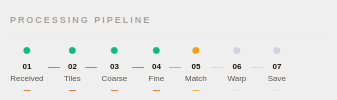
        <widget class="QFrame" name="groupbox_pipeline_viz">
         <property name="maximumHeight"><number>145</number></property>
         <property name="styleSheet"><string>QFrame#groupbox_pipeline_viz { background: #ffffff; border: 1px solid #ece4d8; border-bottom: 2px solid #e3d6c4; border-radius: 12px; }</string></property>
         <layout class="QVBoxLayout" name="vl_pipeline_viz">
          <property name="spacing"><number>4</number></property>
          <property name="leftMargin"><number>10</number></property>
          <property name="topMargin"><number>8</number></property>
          <property name="rightMargin"><number>10</number></property>
          <property name="bottomMargin"><number>6</number></property>
          <item>
           <widget class="QLabel">
            <property name="text"><string>PROCESSING PIPELINE</string></property>
            <property name="styleSheet"><string>font-size: 9px; font-weight: bold; letter-spacing: 2px; color: #a8a29e;</string></property>
           </widget>
          </item>
          <item>
           <widget class="QFrame">
            <property name="frameShape"><enum>QFrame::HLine</enum></property>
            <property name="frameShadow"><enum>QFrame::Plain</enum></property>
            <property name="styleSheet"><string>background: #f0ece6; max-height: 1px; border: none;</string></property>
           </widget>
          </item>

          <!-- Stage circles row -->
          <item>
           <layout class="QHBoxLayout" name="hl_stages">
            <property name="spacing"><number>0</number></property>

            <!-- Stage 01: Received (complete - green) -->
            <item>
             <layout class="QVBoxLayout" name="vl_stage1">
              <property name="spacing"><number>2</number></property>
              <item>
               <widget class="QLabel">
                <property name="text"><string>●</string></property>
                <property name="alignment"><set>Qt::AlignCenter</set></property>
                <property name="styleSheet"><string>color: #10b981; font-size: 16px;</string></property>
               </widget>
              </item>
              <item>
               <widget class="QLabel">
                <property name="text"><string>01</string></property>
                <property name="alignment"><set>Qt::AlignCenter</set></property>
                <property name="styleSheet"><string>font-size: 8px; font-weight: bold; color: #1a1612;</string></property>
               </widget>
              </item>
              <item>
               <widget class="QLabel">
                <property name="text"><string>Received</string></property>
                <property name="alignment"><set>Qt::AlignCenter</set></property>
                <property name="wordWrap"><bool>true</bool></property>
                <property name="styleSheet"><string>font-size: 8px; color: #57534e; max-width: 45px;</string></property>
               </widget>
              </item>
              <item>
               <widget class="QLabel">
                <property name="text"><string>—</string></property>
                <property name="alignment"><set>Qt::AlignCenter</set></property>
                <property name="styleSheet"><string>font-size: 7px; color: #ea580c; font-weight: bold;</string></property>
               </widget>
              </item>
             </layout>
            </item>

            <!-- Connector line 1 -->
            <item>
             <widget class="QLabel">
              <property name="text"><string>—</string></property>
              <property name="alignment"><set>Qt::AlignCenter</set></property>
              <property name="styleSheet"><string>color: #10b981; font-size: 12px; min-width: 20px;</string></property>
             </widget>
            </item>

            <!-- Stage 02: Tiles (complete - green) -->
            <item>
             <layout class="QVBoxLayout" name="vl_stage2">
              <property name="spacing"><number>2</number></property>
              <item>
               <widget class="QLabel">
                <property name="text"><string>●</string></property>
                <property name="alignment"><set>Qt::AlignCenter</set></property>
                <property name="styleSheet"><string>color: #10b981; font-size: 16px;</string></property>
               </widget>
              </item>
              <item>
               <widget class="QLabel">
                <property name="text"><string>02</string></property>
                <property name="alignment"><set>Qt::AlignCenter</set></property>
                <property name="styleSheet"><string>font-size: 8px; font-weight: bold; color: #1a1612;</string></property>
               </widget>
              </item>
              <item>
               <widget class="QLabel">
                <property name="text"><string>Tiles</string></property>
                <property name="alignment"><set>Qt::AlignCenter</set></property>
                <property name="wordWrap"><bool>true</bool></property>
                <property name="styleSheet"><string>font-size: 8px; color: #57534e; max-width: 45px;</string></property>
               </widget>
              </item>
              <item>
               <widget class="QLabel">
                <property name="text"><string>—</string></property>
                <property name="alignment"><set>Qt::AlignCenter</set></property>
                <property name="styleSheet"><string>font-size: 7px; color: #ea580c; font-weight: bold;</string></property>
               </widget>
              </item>
             </layout>
            </item>

            <!-- Connector line 2 -->
            <item>
             <widget class="QLabel">
              <property name="text"><string>—</string></property>
              <property name="alignment"><set>Qt::AlignCenter</set></property>
              <property name="styleSheet"><string>color: #10b981; font-size: 12px; min-width: 20px;</string></property>
             </widget>
            </item>

            <!-- Stage 03: Coarse (complete - green) -->
            <item>
             <layout class="QVBoxLayout" name="vl_stage3">
              <property name="spacing"><number>2</number></property>
              <item>
               <widget class="QLabel">
                <property name="text"><string>●</string></property>
                <property name="alignment"><set>Qt::AlignCenter</set></property>
                <property name="styleSheet"><string>color: #10b981; font-size: 16px;</string></property>
               </widget>
              </item>
              <item>
               <widget class="QLabel">
                <property name="text"><string>03</string></property>
                <property name="alignment"><set>Qt::AlignCenter</set></property>
                <property name="styleSheet"><string>font-size: 8px; font-weight: bold; color: #1a1612;</string></property>
               </widget>
              </item>
              <item>
               <widget class="QLabel">
                <property name="text"><string>Coarse</string></property>
                <property name="alignment"><set>Qt::AlignCenter</set></property>
                <property name="wordWrap"><bool>true</bool></property>
                <property name="styleSheet"><string>font-size: 8px; color: #57534e; max-width: 45px;</string></property>
               </widget>
              </item>
              <item>
               <widget class="QLabel">
                <property name="text"><string>—</string></property>
                <property name="alignment"><set>Qt::AlignCenter</set></property>
                <property name="styleSheet"><string>font-size: 7px; color: #ea580c; font-weight: bold;</string></property>
               </widget>
              </item>
             </layout>
            </item>

            <!-- Connector line 3 -->
            <item>
             <widget class="QLabel">
              <property name="text"><string>—</string></property>
              <property name="alignment"><set>Qt::AlignCenter</set></property>
              <property name="styleSheet"><string>color: #10b981; font-size: 12px; min-width: 20px;</string></property>
             </widget>
            </item>

            <!-- Stage 04: Features (complete - green) -->
            <item>
             <layout class="QVBoxLayout" name="vl_stage4">
              <property name="spacing"><number>2</number></property>
              <item>
               <widget class="QLabel">
                <property name="text"><string>●</string></property>
                <property name="alignment"><set>Qt::AlignCenter</set></property>
                <property name="styleSheet"><string>color: #10b981; font-size: 16px;</string></property>
               </widget>
              </item>
              <item>
               <widget class="QLabel">
                <property name="text"><string>04</string></property>
                <property name="alignment"><set>Qt::AlignCenter</set></property>
                <property name="styleSheet"><string>font-size: 8px; font-weight: bold; color: #1a1612;</string></property>
               </widget>
              </item>
              <item>
               <widget class="QLabel">
                <property name="text"><string>Fine</string></property>
                <property name="alignment"><set>Qt::AlignCenter</set></property>
                <property name="wordWrap"><bool>true</bool></property>
                <property name="styleSheet"><string>font-size: 8px; color: #57534e; max-width: 45px;</string></property>
               </widget>
              </item>
              <item>
               <widget class="QLabel">
                <property name="text"><string>—</string></property>
                <property name="alignment"><set>Qt::AlignCenter</set></property>
                <property name="styleSheet"><string>font-size: 7px; color: #ea580c; font-weight: bold;</string></property>
               </widget>
              </item>
             </layout>
            </item>

            <!-- Connector line 4 -->
            <item>
             <widget class="QLabel">
              <property name="text"><string>—</string></property>
              <property name="alignment"><set>Qt::AlignCenter</set></property>
              <property name="styleSheet"><string>color: #f59e0b; font-size: 12px; min-width: 20px;</string></property>
             </widget>
            </item>

            <!-- Stage 05: Matching (active - orange) -->
            <item>
             <layout class="QVBoxLayout" name="vl_stage5">
              <property name="spacing"><number>2</number></property>
              <item>
               <widget class="QLabel">
                <property name="text"><string>●</string></property>
                <property name="alignment"><set>Qt::AlignCenter</set></property>
                <property name="styleSheet"><string>color: #f59e0b; font-size: 16px;</string></property>
               </widget>
              </item>
              <item>
               <widget class="QLabel">
                <property name="text"><string>05</string></property>
                <property name="alignment"><set>Qt::AlignCenter</set></property>
                <property name="styleSheet"><string>font-size: 8px; font-weight: bold; color: #1a1612;</string></property>
               </widget>
              </item>
              <item>
               <widget class="QLabel">
                <property name="text"><string>Match</string></property>
                <property name="alignment"><set>Qt::AlignCenter</set></property>
                <property name="wordWrap"><bool>true</bool></property>
                <property name="styleSheet"><string>font-size: 8px; color: #57534e; max-width: 45px;</string></property>
               </widget>
              </item>
              <item>
               <widget class="QLabel">
                <property name="text"><string>—</string></property>
                <property name="alignment"><set>Qt::AlignCenter</set></property>
                <property name="styleSheet"><string>font-size: 7px; color: #f59e0b; font-weight: bold;</string></property>
               </widget>
              </item>
             </layout>
            </item>

            <!-- Connector line 5 -->
            <item>
             <widget class="QLabel">
              <property name="text"><string>—</string></property>
              <property name="alignment"><set>Qt::AlignCenter</set></property>
              <property name="styleSheet"><string>color: #d1d5db; font-size: 12px; min-width: 20px;</string></property>
             </widget>
            </item>

            <!-- Stage 06: Pose (pending - gray) -->
            <item>
             <layout class="QVBoxLayout" name="vl_stage6">
              <property name="spacing"><number>2</number></property>
              <item>
               <widget class="QLabel">
                <property name="text"><string>●</string></property>
                <property name="alignment"><set>Qt::AlignCenter</set></property>
                <property name="styleSheet"><string>color: #d1d5db; font-size: 16px;</string></property>
               </widget>
              </item>
              <item>
               <widget class="QLabel">
                <property name="text"><string>06</string></property>
                <property name="alignment"><set>Qt::AlignCenter</set></property>
                <property name="styleSheet"><string>font-size: 8px; font-weight: bold; color: #1a1612;</string></property>
               </widget>
              </item>
              <item>
               <widget class="QLabel">
                <property name="text"><string>Warp</string></property>
                <property name="alignment"><set>Qt::AlignCenter</set></property>
                <property name="wordWrap"><bool>true</bool></property>
                <property name="styleSheet"><string>font-size: 8px; color: #57534e; max-width: 45px;</string></property>
               </widget>
              </item>
              <item>
               <widget class="QLabel">
                <property name="text"><string>—</string></property>
                <property name="alignment"><set>Qt::AlignCenter</set></property>
                <property name="styleSheet"><string>font-size: 7px; color: #d1d5db;</string></property>
               </widget>
              </item>
             </layout>
            </item>

            <!-- Connector line 6 -->
            <item>
             <widget class="QLabel">
              <property name="text"><string>—</string></property>
              <property name="alignment"><set>Qt::AlignCenter</set></property>
              <property name="styleSheet"><string>color: #d1d5db; font-size: 12px; min-width: 20px;</string></property>
             </widget>
            </item>

            <!-- Stage 07: Corners (pending - gray) -->
            <item>
             <layout class="QVBoxLayout" name="vl_stage7">
              <property name="spacing"><number>2</number></property>
              <item>
               <widget class="QLabel">
                <property name="text"><string>●</string></property>
                <property name="alignment"><set>Qt::AlignCenter</set></property>
                <property name="styleSheet"><string>color: #d1d5db; font-size: 16px;</string></property>
               </widget>
              </item>
              <item>
               <widget class="QLabel">
                <property name="text"><string>07</string></property>
                <property name="alignment"><set>Qt::AlignCenter</set></property>
                <property name="styleSheet"><string>font-size: 8px; font-weight: bold; color: #1a1612;</string></property>
               </widget>
              </item>
              <item>
               <widget class="QLabel">
                <property name="text"><string>Save</string></property>
                <property name="alignment"><set>Qt::AlignCenter</set></property>
                <property name="wordWrap"><bool>true</bool></property>
                <property name="styleSheet"><string>font-size: 8px; color: #57534e; max-width: 45px;</string></property>
               </widget>
              </item>
              <item>
               <widget class="QLabel">
                <property name="text"><string>—</string></property>
                <property name="alignment"><set>Qt::AlignCenter</set></property>
                <property name="styleSheet"><string>font-size: 7px; color: #d1d5db;</string></property>
               </widget>
              </item>
             </layout>
            </item>

            <item>
             <spacer><property name="orientation"><enum>Qt::Horizontal</enum></property><property name="sizeHint" stdset="0"><size><width>40</width><height>20</height></size></property></spacer>
            </item>
           </layout>
          </item>
         </layout>
        </widget>
